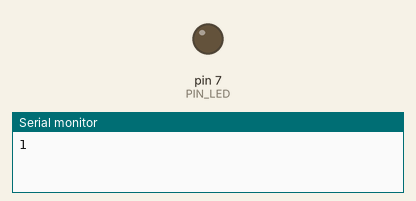
Recording of a sketch running on a simulated Arduino Uno, built with avr-gcc and run on an emulated ATmega328P. Parts: output pins drawn as LEDs (lit = HIGH), the last lines printed to the serial monitor. Dashed ring = blinking. At 2.1 s the program stops and its outputs stay as they are.

Above: at 0.5 s.
At 1.85 s:
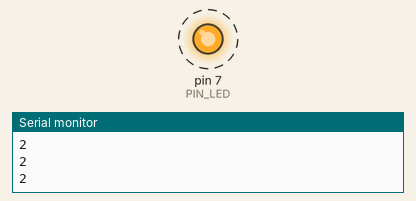
Timing chart, 0 to 3.0 s (numbered marks = the images above):
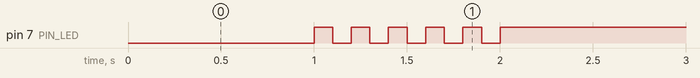

Measured:
- by itself, pin 7 (PIN_LED): alternates HIGH for 0.10 s and LOW for 0.10 s, 11 changes in all, then stays HIGH

The sketch:

05_practice_2.ino
```cpp
# define PIN_LED 7

unsigned int count, toggle;


void setup() {
  pinMode(PIN_LED,OUTPUT);
  Serial.begin(115200);
  while(!Serial){
    ;
  }
  count = 0;
  toggle = 1 ;

}

void loop() {
  // put your main code here, to run repeatedly:
  toggle = toggle_state(toggle);
  Serial.println("1");
  digitalWrite(PIN_LED,toggle);
  delay(1000);
  while (count<11){
    toggle = toggle_state(toggle);
    Serial.println("2");
    digitalWrite(PIN_LED,toggle);
    count++;
    delay(100);
  }
  while (1){};


}
int toggle_state(int toggle){
  if (toggle==0) {
    return 1;
  } else {
    return 0;
  }
  /*
   *python에선 return 1 if toggle==0 else 0
   *C로는 return toggle==0? 1:0
   *위 2개 방법도 가능
  */

}
```
